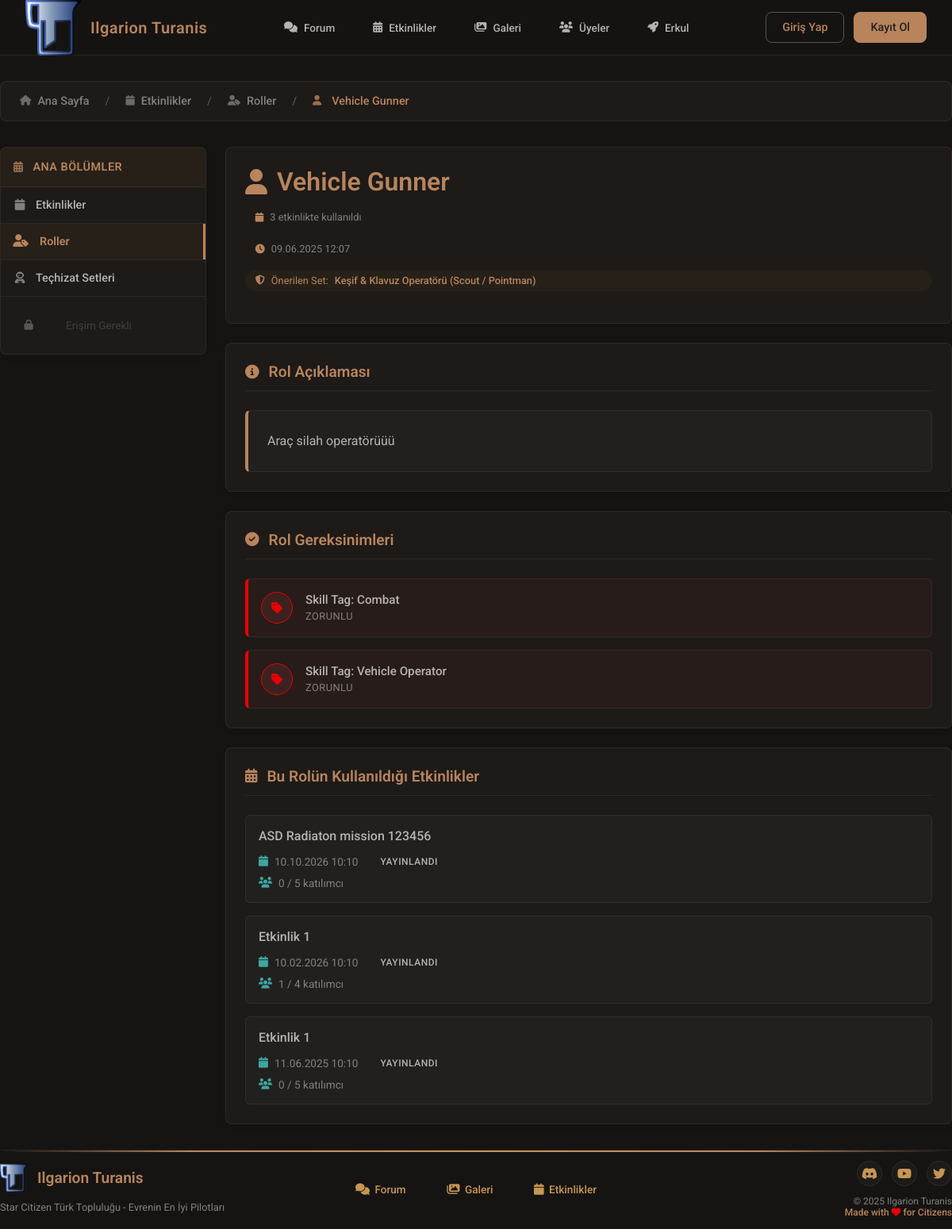
The page /events/roles/view.php?id=6 on the database its author committed.
### tables this page shows
CREATE TABLE `event_roles` (
  `id` int(11) NOT NULL,
  `role_name` varchar(100) NOT NULL,
  `role_description` text DEFAULT NULL,
  `role_icon` varchar(50) DEFAULT NULL COMMENT 'Font Awesome icon class',
  `suggested_loadout_id` int(11) DEFAULT NULL COMMENT 'Önerilen loadout set ID',
  `created_at` timestamp NOT NULL DEFAULT current_timestamp()
);

CREATE TABLE `event_role_requirements` (
  `role_id` int(11) NOT NULL,
  `skill_tag_id` int(11) NOT NULL
);

CREATE TABLE `skill_tags` (
  `id` int(11) NOT NULL,
  `tag_name` varchar(100) NOT NULL,
  `created_at` timestamp NOT NULL DEFAULT current_timestamp()
);

CREATE TABLE `events` (
  `id` int(11) NOT NULL,
  `created_by_user_id` int(11) NOT NULL,
  `event_title` varchar(255) NOT NULL,
  `event_description` text NOT NULL,
  `event_thumbnail_path` varchar(255) DEFAULT NULL,
  `event_location` varchar(255) DEFAULT NULL,
  `event_date` datetime NOT NULL,
  `visibility` enum('public','members_only','faction_only') NOT NULL DEFAULT 'members_only',
  `status` enum('draft','published','cancelled','completed') NOT NULL DEFAULT 'draft',
  `created_at` timestamp NOT NULL DEFAULT current_timestamp(),
  `updated_at` timestamp NULL DEFAULT NULL ON UPDATE current_timestamp(),
  `registration_deadline` datetime DEFAULT NULL COMMENT 'Katılım son tarihi',
  `auto_approve` tinyint(1) DEFAULT 0 COMMENT 'Otomatik katılım onayı',
  `event_notes` text DEFAULT NULL COMMENT 'Organizatör notları',
  `max_participants` int(11) DEFAULT NULL COMMENT 'Maksimum katılımcı sayısı (opsiyonel sınır)'
);

### events/roles/view.php (the view, shortened to what this page needs)
<?php
require_once BASE_PATH . '/src/functions/enhanced_events_role_functions.php';
require_once BASE_PATH . '/src/functions/sql_security_functions.php';
require_once '../includes/events_layout.php';
$role_id = isset($_GET['id']) ? (int)$_GET['id'] : null;
try {
    $role_stmt = $pdo->prepare("
        SELECT er.id, er.role_name, er.role_description, er.role_icon,
               er.suggested_loadout_id, er.created_at
        FROM event_roles er
        WHERE er.id = :role_id
    ");
    $role_stmt->execute([':role_id' => $role_id]);
    $role = $role_stmt->fetch(PDO::FETCH_ASSOC);
    $role['loadout_name'] = null;
    if ($role['suggested_loadout_id']) {
        $loadout_stmt = $pdo->prepare("SELECT set_name FROM loadout_sets WHERE id = :id");
        $loadout_stmt->execute([':id' => $role['suggested_loadout_id']]);
        $loadout_result = $loadout_stmt->fetch(PDO::FETCH_ASSOC);
        if ($loadout_result) {
            $role['loadout_name'] = $loadout_result['set_name'];
        }
    }
    $usage_stmt = $pdo->prepare("SELECT COUNT(*) as count FROM event_role_slots WHERE role_id = :role_id");
    $usage_stmt->execute([':role_id' => $role_id]);
    $role['usage_count'] = $usage_stmt->fetchColumn();
    $req_stmt = $pdo->prepare("SELECT COUNT(*) as count FROM event_role_requirements WHERE role_id = :role_id");
    $req_stmt->execute([':role_id' => $role_id]);
    $role['requirements_count'] = $req_stmt->fetchColumn();
    $requirements = [];
    try {
        $requirements_stmt = $pdo->prepare("
            SELECT err.role_id, err.skill_tag_id, st.tag_name
            FROM event_role_requirements err
            JOIN skill_tags st ON err.skill_tag_id = st.id
            WHERE err.role_id = :role_id
            ORDER BY st.tag_name ASC
        ");
        $requirements_stmt->execute([':role_id' => $role_id]);
        $requirements = $requirements_stmt->fetchAll(PDO::FETCH_ASSOC);
    } catch (Exception $e) {
        error_log("Requirements fetch error: " . $e->getMessage());
        $requirements = [];
    }
    $recent_events = [];
    try {
        $events_stmt = $pdo->prepare("
            SELECT DISTINCT e.id, e.event_title as title, e.event_date as event_datetime, e.status,
                   ers.slot_count,
                   (SELECT COUNT(*) FROM event_participations ep
                    WHERE ep.event_id = e.id AND ep.role_slot_id = ers.id
                    AND ep.participation_status = 'confirmed') as active_participants
            FROM events e
            JOIN event_role_slots ers ON e.id = ers.event_id
            WHERE ers.role_id = :role_id
            ORDER BY e.event_date DESC
            LIMIT 10
        ");
        $events_stmt->execute([':role_id' => $role_id]);
        $recent_events = $events_stmt->fetchAll(PDO::FETCH_ASSOC);
    } catch (Exception $e) {
        error_log("Recent events fetch error: " . $e->getMessage());
        $recent_events = [];
    }
} catch (PDOException $e) {
    error_log("Role view PDO error: " . $e->getMessage());
    $_SESSION['error_message'] = "Rol detayları yüklenirken bir hata oluştu.";
    header('Location: index.php');
    exit;
} catch (Exception $e) {
    error_log("Role view general error: " . $e->getMessage());
    $_SESSION['error_message'] = "Beklenmeyen bir hata oluştu.";
    header('Location: index.php');
    exit;
}
$page_title = htmlspecialchars($role['role_name']) . " - Etkinlik Rolü";
$breadcrumb_items = [
    ['text' => 'Ana Sayfa', 'url' => '/index.php', 'icon' => 'fas fa-home'],
    ['text' => 'Etkinlikler', 'url' => '/events/', 'icon' => 'fas fa-calendar'],
    ['text' => 'Roller', 'url' => '/events/roles/', 'icon' => 'fas fa-user-tag'],
    ['text' => $role['role_name'], 'url' => '', 'icon' => $role['role_icon'] ?? 'fas fa-user']
];
include BASE_PATH . '/src/includes/header.php';
include BASE_PATH . '/src/includes/navbar.php';
events_layout_start($breadcrumb_items, $page_title);
?>
<link rel="stylesheet" href="../css/events_sidebar.css">
<link rel="stylesheet" href="css/roles.css">
<link rel="stylesheet" href="css/view.css">
<div class="loadout-view-container">
    <div class="set-meta">
        <div class="set-header">
            <div class="set-info">
                <div class="set-title-group">
                    <h1><i class="<?= htmlspecialchars($role['role_icon']) ?>"></i><?= htmlspecialchars($role['role_name']) ?></h1>
                    <div class="set-meta-info">
                        <?php if ($role['usage_count'] > 0): ?>
                            <span class="usage-count">
                                <i class="fas fa-calendar"></i>
                                <?= $role['usage_count'] ?> etkinlikte kullanıldı
                            </span>
                        <?php endif; ?>
                        <span class="creation-date">
                            <i class="fas fa-clock"></i>
                            <?= date('d.m.Y H:i', strtotime($role['created_at'])) ?>
                        </span>
                        <?php if (!empty($role['loadout_name'])): ?>
                            <span class="loadout-info">
                                <i class="fas fa-shield-alt"></i>
                                Önerilen Set:
                                <a href="../loadouts/view.php?id=<?= $role['suggested_loadout_id'] ?>"
                                   style="color: var(--gold); text-decoration: none; font-weight: 500;">
                                    <?= htmlspecialchars($role['loadout_name']) ?>
                                </a>
                            </span>
                        <?php endif; ?>
                    </div>
                </div>
            </div>
        </div>
    </div>
    <div class="loadout-content">
        <div class="content-section">
            <h2><i class="fas fa-info-circle"></i> Rol Açıklaması</h2>
            <div class="role-description">
                <p><?= nl2br(htmlspecialchars($role['role_description'])) ?></p>
            </div>
        </div>
        <?php if (!empty($requirements)): ?>
            <div class="content-section">
                <h2>
                    <i class="fas fa-check-circle"></i>
                    Rol Gereksinimleri
                </h2>
                <div class="requirements-list">
                    <?php foreach ($requirements as $req): ?>
                        <div class="requirement-item required">
                            <div class="requirement-icon">
                                <i class="fas fa-tag"></i>
                            </div>
                            <div class="requirement-content">
                                <span class="requirement-label">
                                    Skill Tag: <?= htmlspecialchars($req['tag_name']) ?>
                                </span>
                                <span class="requirement-type">
                                    Zorunlu
                                </span>
                            </div>
                        </div>
                    <?php endforeach; ?>
                </div>
            </div>
        <?php endif; ?>
        <?php if (!empty($recent_events)): ?>
            <div class="content-section">
                <h2><i class="fas fa-calendar-alt"></i> Bu Rolün Kullanıldığı Etkinlikler</h2>
                <div class="recent-events">
                    <?php foreach ($recent_events as $event): ?>
                        <div class="event-card">
                            <div class="event-info">
                                <h4>
                                    <a href="../detail.php?id=<?= $event['id'] ?>">
                                        <?= htmlspecialchars($event['title']) ?>
                                    </a>
                                </h4>
                                <div class="event-meta">
                                    <span class="event-date">
                                        <i class="fas fa-calendar"></i>
                                        <?= date('d.m.Y H:i', strtotime($event['event_datetime'])) ?>
                                    </span>
                                    <span class="event-status status-<?= $event['status'] ?>">
                                        <?php
                                        switch($event['status']) {
                                            case 'published': echo 'Yayınlandı'; break;
                                        }
                                        ?>
                                    </span>
                                </div>
                                <div class="event-participants">
                                    <i class="fas fa-users"></i>
                                    <?= $event['active_participants'] ?? 0 ?> / <?= $event['slot_count'] ?> katılımcı
                                </div>
                            </div>
                        </div>
                    <?php endforeach; ?>
                </div>
            </div>
        <?php endif; ?>
    </div>
</div>
<?php
events_layout_end();
include BASE_PATH . '/src/includes/footer.php';
?>

### events/includes/events_layout.php (shortened to what this page needs)
<?php
function events_layout_start($breadcrumb_items = [], $page_title = 'Etkinlikler') {
    ?>
    <link rel="stylesheet" href="../css/events_sidebar.css">
    <div class="events-layout-container">
        <?php if (!empty($breadcrumb_items)): ?>
            <?= generate_events_breadcrumb($breadcrumb_items) ?>
        <?php endif; ?>
        <div class="events-layout-content">
            <aside class="events-sidebar-container">
                <?php
                include __DIR__ . '/events_sidebar.php';
                ?>
            </aside>
            <main class="events-main-content">
    <?php
}
function events_layout_end() {
    ?>
            </main>
        </div>
    </div>
    <?php
}
function generate_events_breadcrumb($items) {
    $breadcrumb = '<nav class="events-breadcrumb-nav"><ol class="events-breadcrumb">';
    foreach ($items as $index => $item) {
        $isLast = ($index === count($items) - 1);
        $breadcrumb .= '<li class="breadcrumb-item' . ($isLast ? ' active' : '') . '">';
        if ($isLast || empty($item['url'])) {
            $breadcrumb .= '<i class="' . ($item['icon'] ?? 'fas fa-folder') . '"></i> ' . htmlspecialchars($item['text']);
        } else {
            $breadcrumb .= '<a href="' . htmlspecialchars($item['url']) . '">';
            $breadcrumb .= '<i class="' . ($item['icon'] ?? 'fas fa-folder') . '"></i> ' . htmlspecialchars($item['text']);
            $breadcrumb .= '</a>';
        }
        $breadcrumb .= '</li>';
    }
    $breadcrumb .= '</ol></nav>';
    return $breadcrumb;
}
?>

### css/style.css (style rules this page uses)
:root { --light-gold: #C69653; --gold:#b8845c; --transparent-gold: rgba(189, 145, 42, 0.05); --red: #EB0000; --dark-red: #B81D24; --transparent-red: #63020760; --grey: #303030; --light-grey: #808080; --lighter-grey: #b3b3b3; --white: #ffffff; --black: #000; --charcoal: #222222; --turquase: #3DA6A2; --turquase-hover: #43d3ce; --light-turquase: #73e4e0; --transparent-turquase: #79fffb3b; --transparent-turquase-2: rgba(89, 244, 255, 0.035); --navbar-height: 70px; --card-bg: #1D1A18; --card-bg-2: #22201E; --card-bg-3: #1A1C1D; --card-bg-4: #201E22; --body-bg: #161412; --border-1: #59524c46; --border-1-hover: #59524C; --border-1-featured: #685d5388; --font: "Roboto", serif; }
html { font-family: var(--font); color: white; height: 100%; font-size: 16px; }
body { padding-top: var(--navbar-height) !important; background-color: var(--body-bg); height: 100%; margin: 0; padding: 0; box-sizing: border-box; overflow-x: hidden; }
* { margin: 0; padding: 0; box-sizing: border-box !important; }
* a { text-decoration: none; }
.breadcrumb-item { display: flex; align-items: center; }
.breadcrumb-item a { color: var(--gold); text-decoration: none; transition: color 0.2s ease; font-weight: 500; }
.active { color: var(--light-grey); }
.active i { margin-right: 5px; }
.breadcrumb-item + .breadcrumb-item::before { content: '>'; margin: 0 0.5rem; color: var(--light-grey); }

### events/css/events_sidebar.css (style rules this page uses)
.events-layout-container { max-width: 1600px; margin: 0 auto; font-family: var(--font); color: var(--lighter-grey); padding: 2rem 0; }
.events-layout-content { display: grid; grid-template-columns: 280px 1fr; gap: 2rem; align-items: start; }
.events-main-content { min-height: 400px; }
.events-main-content .loadout-page-container, .events-main-content .loadouts-page-container, .events-main-content .loadout-view-container { max-width: none; margin: 0; padding: 0; }
.events-sidebar-container { position: sticky; top: 5rem; height: fit-content; }
.events-breadcrumb-nav { margin-bottom: 2rem; }
.events-breadcrumb { list-style: none; margin: 0; padding: 1rem 1.5rem; background: var(--card-bg); border: 1px solid var(--border-1); border-radius: 8px; display: flex; align-items: center; gap: 0.75rem; font-size: 0.9rem; }
.events-breadcrumb .breadcrumb-item { display: flex; align-items: center; gap: 0.5rem; }
.events-breadcrumb .breadcrumb-item + .breadcrumb-item::before { content: '/'; color: var(--light-grey); margin-right: 0.75rem; opacity: 0.6; }
.events-breadcrumb .breadcrumb-item a { color: var(--light-grey); text-decoration: none; transition: color 0.2s ease; display: flex; align-items: center; gap: 0.5rem; }
.events-breadcrumb .breadcrumb-item.active { color: var(--gold); font-weight: 500; display: flex; align-items: center; gap: 0.5rem; }
.events-breadcrumb .breadcrumb-item i { font-size: 0.8rem; opacity: 0.8; }
@media (max-width: 1200px) { .events-layout-content { grid-template-columns: 260px 1fr; gap: 1.5rem; } }

### events/roles/css/roles.css (style rules this page uses)
.loadout-view-container { max-width: 1600px; margin: 0 auto; font-family: var(--font); color: var(--lighter-grey); padding: 2rem 0; background: transparent; }
.set-meta { background: var(--card-bg); border: 1px solid var(--border-1); border-radius: 8px; padding: 1.5rem; margin-bottom: 1.5rem; }
.set-header { display: flex; flex-direction: column; gap: 0.75rem; margin-bottom: 1rem; }
.set-header h1 { margin: 0; color: var(--gold); font-size: 2rem; font-weight: 600; display: flex; align-items: center; gap: 0.75rem; }
.set-header h1 i { color: var(--gold); }

### rows shown on the page
event_roles: role_name "Vehicle Gunner", created_at "09.06.2025 12:07", role_description "Araç silah operatörüüü"
event_role_requirements: skill_tag.tag_name "Combat"
event_role_requirements: skill_tag.tag_name "Vehicle Operator"
events: event_title "ASD Radiaton mission 123456", event_date "10.10.2026 10:10", status "YAYINLANDI", active_participants "0", slot_count "5"
events: event_title "Etkinlik 1", event_date "10.02.2026 10:10", status "YAYINLANDI", active_participants "1", slot_count "4"
events: event_title "Etkinlik 1", event_date "11.06.2025 10:10", status "YAYINLANDI", active_participants "0", slot_count "5"

### other values the page prints
$item['text'] "Ana Sayfa"
$item['text'] "Etkinlikler"
$item['text'] "Roller"
$role['usage_count'] "3"
$role['loadout_name'] "Keşif & Klavuz Operatörü (Scout / Pointman)"
$site_name "Ilgarion Turanis"
